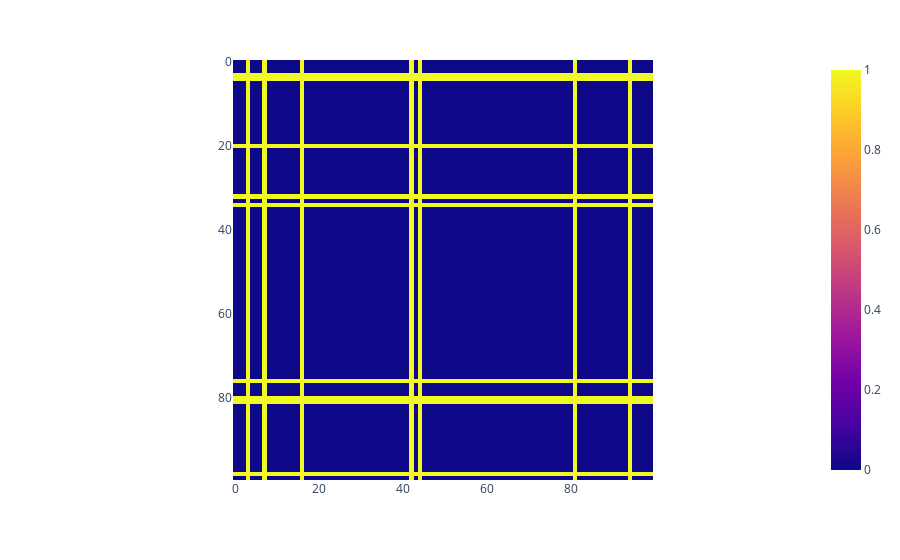

The notebook cell this image was saved under:
### Markdown cell above
<div dir="rtl" lang="he" xml:lang="he">

## שימוש בפונקציית קונבלוציה
פונקציית קונבלוציה מאפשרת לנו למצוא תבניות בתוך התמונות, בהדגמה להלן נראה איך פונקציית קונבלוציה יכולה למצוא תבנית מסויימת בתוך תמונה

### Code cell
im = torch.zeros(1, 1, 100, 100)
rand_index= torch.randint(0, 100, (10,))
im[:, :, :, rand_index] = 1
rand_index= torch.randint(0, 100, (10,))
im[:, :,rand_index,:] = 1
px.imshow(im[0, 0, :, :])

### Figure 1 — Plotly figure (JSON) as saved in the notebook; plotly's stock layout.template omitted (floating-point values rounded to 4 significant figures; data arrays with more than 128 entries replaced by an {"elided": "..."} marker saying what was removed)
{"data": [{"coloraxis": "coloraxis", "hovertemplate": "x: %{x}<br>y: %{y}<br>color: %{z}<extra></extra>", "name": "0", "type": "heatmap", "xaxis": "x", "yaxis": "y", "z": {"elided": "100x100 int values"}}], "layout": {"coloraxis": {"colorscale": [[0, "#0d0887"], [0.1111, "#46039f"], [0.2222, "#7201a8"], [0.3333, "#9c179e"], [0.4444, "#bd3786"], [0.5556, "#d8576b"], [0.6667, "#ed7953"], [0.7778, "#fb9f3a"], [0.8889, "#fdca26"], [1, "#f0f921"]]}, "margin": {"t": 60}, "xaxis": {"anchor": "y", "constrain": "domain", "domain": [0, 1], "scaleanchor": "y"}, "yaxis": {"anchor": "x", "autorange": "reversed", "constrain": "domain", "domain": [0, 1]}}}
